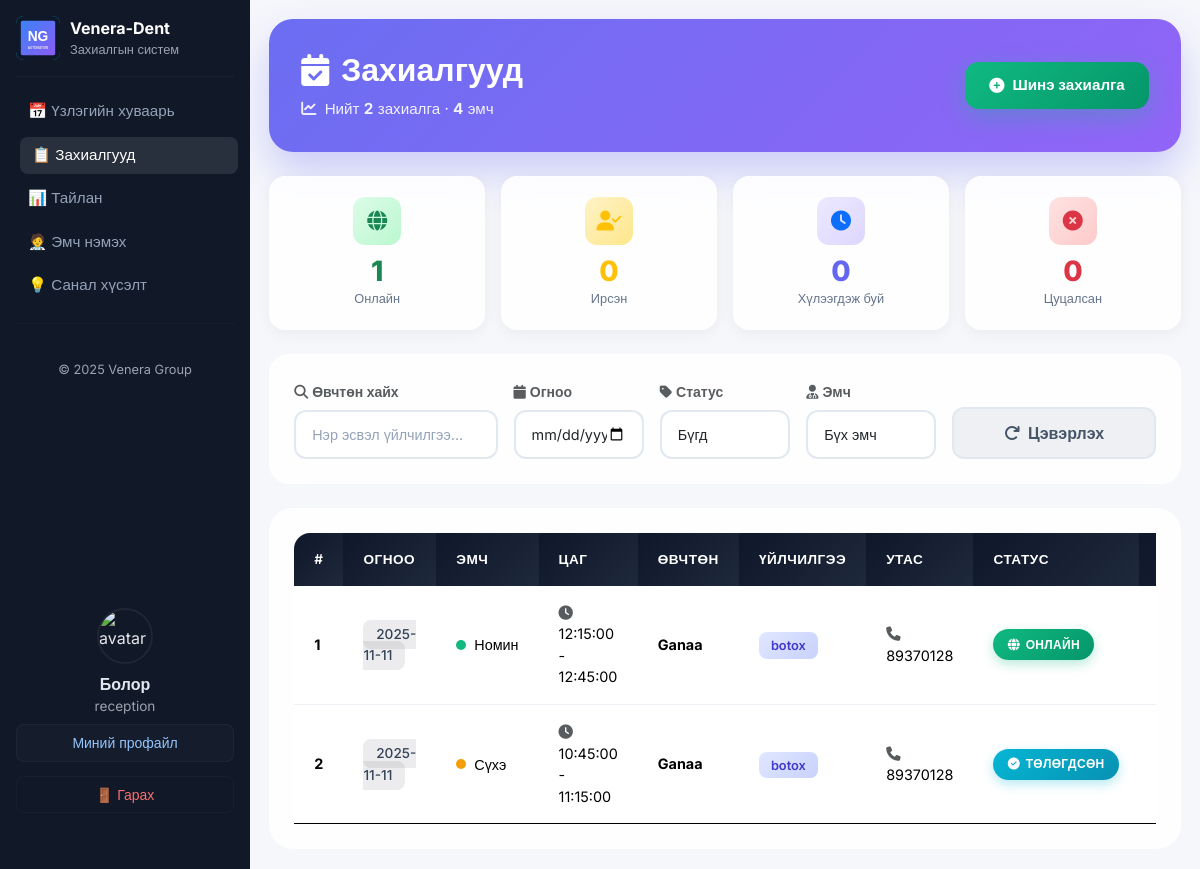
The app's page /bookings.php (signed in) with its own data.
### tables this page shows
CREATE TABLE IF NOT EXISTS `bookings` (
  `id` int(11) NOT NULL AUTO_INCREMENT,
  `doctor_id` int(11) DEFAULT NULL,
  `clinic` varchar(50) DEFAULT 'venera',
  `date` date NOT NULL,
  `start_time` time NOT NULL,
  `end_time` time NOT NULL,
  `patient_name` varchar(255) NOT NULL,
  `gender` varchar(20) DEFAULT NULL,
  `visit_count` int(11) DEFAULT 1,
  `phone` varchar(20) DEFAULT NULL,
  `note` text DEFAULT NULL,
  `service_name` varchar(255) DEFAULT NULL,
  `price` decimal(10,2) DEFAULT 0.00,
  `status` varchar(20) DEFAULT 'online',
  `created_at` timestamp NULL DEFAULT current_timestamp(),
  `source` varchar(50) DEFAULT NULL,
  `department` varchar(100) DEFAULT NULL,
  PRIMARY KEY (`id`),
  KEY `idx_clinic_date` (`clinic`,`date`),
  KEY `idx_doctor_date` (`doctor_id`,`date`)
);

CREATE TABLE IF NOT EXISTS `doctors` (
  `id` int(11) NOT NULL AUTO_INCREMENT,
  `name` varchar(255) NOT NULL,
  `specialty` varchar(100) DEFAULT 'Ерөнхий эмч',
  `color` varchar(7) DEFAULT '#0d6efd',
  `clinic` varchar(50) DEFAULT 'venera',
  `active` tinyint(4) DEFAULT 1,
  `show_in_calendar` tinyint(4) DEFAULT 1,
  `sort_order` int(11) DEFAULT NULL,
  `created_at` timestamp NULL DEFAULT current_timestamp(),
  PRIMARY KEY (`id`)
);

### config.php (called while the page is built, shortened)
<?php
function db() {
    static $pdo = null;
    if ($pdo) return $pdo;
    try {
        $pdo = new PDO(
            'mysql:host=' . DB_HOST . ';port=' . DB_PORT . ';dbname=' . DB_NAME . ';charset=utf8mb4',
            DB_USER,
            DB_PASS,
            [
                PDO::ATTR_ERRMODE => PDO::ERRMODE_EXCEPTION,
                PDO::ATTR_DEFAULT_FETCH_MODE => PDO::FETCH_ASSOC
            ]
        );
    } catch (PDOException $e) {
        http_response_code(500);
        echo '❌ DB connection failed: ' . htmlspecialchars($e->getMessage());
        exit;
    }
    return $pdo;
}
?>

### public/bookings.php (the view, shortened to what this page needs)
<?php
require_once __DIR__ . '/../config.php';
$currentUser = current_user();
$clinic = $currentUser['clinic_id'] ?? $_SESSION['clinic_id'] ?? 'venera';
$userClinicRaw = $currentUser['clinic_id'] ?? 'venera';
if ($userClinicRaw === 'all') {
    $st = db()->query("
      SELECT
        b.*,
        d.name AS doctor_name,
        d.color AS doctor_color
      FROM bookings b
      LEFT JOIN doctors d ON d.id = b.doctor_id
      ORDER BY b.date DESC, b.start_time DESC
    ");
    $rows = $st->fetchAll();
} else {
    $st = db()->prepare("
      SELECT
        b.*,
        d.name AS doctor_name,
        d.color AS doctor_color
      FROM bookings b
      LEFT JOIN doctors d ON d.id = b.doctor_id
      WHERE b.clinic = ?
      ORDER BY b.date DESC, b.start_time DESC
    ");
    $st->execute([$clinic]);
    $rows = $st->fetchAll();
}
$st = db()->prepare("SELECT * FROM doctors WHERE clinic = ? AND active = 1 ORDER BY name");
$st->execute([$clinic]);
$doctors = $st->fetchAll();
if ($userClinicRaw === 'all') {
    $statusCounts = db()->query("
      SELECT
        SUM(CASE WHEN status='online' THEN 1 ELSE 0 END) AS online_count,
        SUM(CASE WHEN status='arrived' THEN 1 ELSE 0 END) AS arrived_count,
        SUM(CASE WHEN status='pending' THEN 1 ELSE 0 END) AS pending_count,
        SUM(CASE WHEN status='cancelled' THEN 1 ELSE 0 END) AS cancelled_count
      FROM bookings
    ");
} else {
    $statusCounts = db()->prepare("
      SELECT
        SUM(CASE WHEN status='online' THEN 1 ELSE 0 END) AS online_count,
        SUM(CASE WHEN status='arrived' THEN 1 ELSE 0 END) AS arrived_count,
        SUM(CASE WHEN status='pending' THEN 1 ELSE 0 END) AS pending_count,
        SUM(CASE WHEN status='cancelled' THEN 1 ELSE 0 END) AS cancelled_count
      FROM bookings
      WHERE clinic = ?
    ");
    $statusCounts->execute([$clinic]);
}
$statuses = $statusCounts->fetch(PDO::FETCH_ASSOC);
$onlineCount = $statuses['online_count'] ?? 0;
$arrivedCount = $statuses['arrived_count'] ?? 0;
$pendingCount = $statuses['pending_count'] ?? 0;
$cancelledCount = $statuses['cancelled_count'] ?? 0;
?>
<!doctype html>
<html lang="mn">
<head>
  <link href="https://cdn.jsdelivr.net/npm/bootstrap@5.3.3/dist/css/bootstrap.min.css" rel="stylesheet">
  <link href="https://cdnjs.cloudflare.com/ajax/libs/font-awesome/6.4.0/css/all.min.css" rel="stylesheet">
</head>
<body>
  <?php include __DIR__ . '/../partials/sidebar.php'; ?>
  <main>
    <div class="page-header">
      <div class="d-flex justify-content-between align-items-center flex-wrap gap-3">
        <div>
          <h2><i class="fas fa-calendar-check"></i> Захиалгууд</h2>
          <p class="subtitle mb-0">
            <i class="fas fa-chart-line me-1"></i>
            Нийт <strong><?= count($rows) ?></strong> захиалга · <strong><?= count($doctors) ?></strong> эмч
          </p>
        </div>
        <button id="addBtn" class="btn-add">
          <i class="fas fa-plus-circle"></i>
          Шинэ захиалга
        </button>
      </div>
    </div>
    <div class="stats-row">
      <div class="stat-card">
        <div class="icon" style="background: linear-gradient(135deg, #dcfce7 0%, #bbf7d0 100%);">
          <i class="fas fa-globe text-success"></i>
        </div>
        <div class="number text-success"><?= $onlineCount ?></div>
        <div class="label">Онлайн</div>
      </div>
      <div class="stat-card">
        <div class="icon" style="background: linear-gradient(135deg, #fef3c7 0%, #fde68a 100%);">
          <i class="fas fa-user-check text-warning"></i>
        </div>
        <div class="number text-warning"><?= $arrivedCount ?></div>
        <div class="label">Ирсэн</div>
      </div>
      <div class="stat-card">
        <div class="icon" style="background: linear-gradient(135deg, #ede9fe 0%, #ddd6fe 100%);">
          <i class="fas fa-clock text-primary"></i>
        </div>
        <div class="number" style="color: var(--primary);"><?= $pendingCount ?></div>
        <div class="label">Хүлээгдэж буй</div>
      </div>
      <div class="stat-card">
        <div class="icon" style="background: linear-gradient(135deg, #fee2e2 0%, #fecaca 100%);">
          <i class="fas fa-times-circle text-danger"></i>
        </div>
        <div class="number text-danger"><?= $cancelledCount ?></div>
        <div class="label">Цуцалсан</div>
      </div>
    </div>
    <div class="filter-section">
      <div class="row g-3 align-items-end">
        <div class="col-lg-3 col-md-6">
          <label class="form-label fw-semibold text-muted small">
            <i class="fas fa-search me-1"></i>Өвчтөн хайх
          </label>
          <input type="text" id="filterPatient" class="form-control" placeholder="Нэр эсвэл үйлчилгээ...">
        </div>
        <div class="col-lg-2 col-md-6">
          <label class="form-label fw-semibold text-muted small">
            <i class="fas fa-calendar me-1"></i>Огноо
          </label>
          <input type="date" id="filterDate" class="form-control">
        </div>
        <div class="col-lg-2 col-md-6">
          <label class="form-label fw-semibold text-muted small">
            <i class="fas fa-tag me-1"></i>Статус
          </label>
          <select id="filterStatus" class="form-select">
            <option value="">Бүгд</option>
          </select>
        </div>
        <div class="col-lg-2 col-md-6">
          <label class="form-label fw-semibold text-muted small">
            <i class="fas fa-user-md me-1"></i>Эмч
          </label>
          <select id="filterDoctor" class="form-select">
            <option value="">Бүх эмч</option>
          </select>
        </div>
        <div class="col-lg-3 col-md-12">
          <button id="clearFilter" class="btn btn-clear w-100">
            <i class="fas fa-redo me-2"></i>Цэвэрлэх
          </button>
        </div>
      </div>
    </div>
    <div class="table-container">
      <div class="table-responsive">
        <table class="table" id="bookingsTable">
          <thead>
            <tr>
              <th>#</th>
              <th>Огноо</th>
              <th>Эмч</th>
              <th>Цаг</th>
              <th>Өвчтөн</th>
              <th>Үйлчилгээ</th>
              <th>Утас</th>
              <th>Статус</th>
              <th class="text-end">Үйлдэл</th>
            </tr>
          </thead>
          <tbody id="bookingsBody">
            <?php if (empty($rows)): ?>
              <tr>
                <td colspan="9">
                  <div class="empty-state">
                    <i class="fas fa-calendar-times"></i>
                    <h5>Захиалга байхгүй байна</h5>
                    <p>Шинэ захиалга нэмэхийн тулд дээрх товчийг дарна уу</p>
                  </div>
                </td>
              </tr>
            <?php else: ?>
              <?php foreach ($rows as $i => $r): ?>
                <tr
                  data-date="<?= htmlspecialchars($r['date']) ?>"
                  data-status="<?= htmlspecialchars($r['status']) ?>"
                  data-doctor="<?= $r['doctor_id'] ?>"
                  data-patient="<?= htmlspecialchars(mb_strtolower($r['patient_name'])) ?>"
                  data-service="<?= htmlspecialchars(mb_strtolower($r['service_name'] ?? '')) ?>">
                  <td><strong><?= $i+1 ?></strong></td>
                  <td>
                    <span class="date-badge"><?= htmlspecialchars($r['date']) ?></span>
                  </td>
                  <td>
                    <div class="doctor-chip">
                      <span class="dot" style="background:<?= htmlspecialchars($r['doctor_color'] ?? '#6366f1') ?>;"></span>
                      <?= htmlspecialchars($r['doctor_name'] ?? '—') ?>
                    </div>
                  </td>
                  <td>
                    <i class="fas fa-clock text-muted me-1"></i>
                    <?= htmlspecialchars($r['start_time']) ?> - <?= htmlspecialchars($r['end_time']) ?>
                  </td>
                  <td><strong><?= htmlspecialchars($r['patient_name']) ?></strong></td>
                  <td>
                    <?php if (!empty($r['service_name'])): ?>
                      <span class="service-badge"><?= htmlspecialchars($r['service_name']) ?></span>
                    <?php else: ?>
                      <span class="text-muted">—</span>
                    <?php endif; ?>
                  </td>
                  <td>
                    <i class="fas fa-phone text-muted me-1"></i>
                    <?= htmlspecialchars($r['phone']) ?>
                  </td>
                  <td>
                    <?php
                      $statusLabels = [
                        'pending' => ['Хүлээгдэж буй', 'status-pending', 'fa-hourglass-half'],
                        'online' => ['Онлайн', 'status-online', 'fa-globe'],
                        'arrived' => ['Ирсэн', 'status-arrived', 'fa-user-check'],
                        'paid' => ['Төлөгдсөн', 'status-paid', 'fa-check-circle'],
                        'cancelled' => ['Цуцалсан', 'status-cancelled', 'fa-times-circle']
                      ];
                      $st = $statusLabels[$r['status']] ?? ['Тодорхойгүй', 'status-pending', 'fa-question'];
                    ?>
                    <span class="status-badge <?= $st[1] ?>">
                      <i class="fas <?= $st[2] ?>"></i>
                      <?= $st[0] ?>
                    </span>
                  </td>
                  <td class="text-end">
                  </td>
                </tr>
              <?php endforeach; ?>
            <?php endif; ?>
          </tbody>
        </table>
      </div>
    </div>
  </main>
</body>
</html>

### partials/sidebar.php (style rules this page uses)
:root { --sidebar-bg: #111827; --sidebar-text: #e5e7eb; --sidebar-hover: rgba(255,255,255,0.1); --light-bg: #f6f7fb; }
body { background: var(--light-bg); font-family: "Inter", sans-serif; margin: 0; color: #333; transition: background 0.3s, color 0.3s; }
main { margin-left: 250px; padding: 1.2rem; background: var(--light-bg); min-height: 100vh; transition: margin-left 0.3s ease; }

### records on screen
bookings: date "2025-11-11", doctor.name "Номин", start_time "12:15:00", end_time "12:45:00", patient_name "Ganaa", service_name "botox", phone "89370128", status "ОНЛАЙН"
bookings: date "2025-11-11", doctor.name "Сүхэ", start_time "10:45:00", end_time "11:15:00", patient_name "Ganaa", service_name "botox", phone "89370128", status "ТӨЛӨГДСӨН"

### other values on screen
$name "Болор"
$role "reception"
count($rows) "2"
count($doctors) "4"
$onlineCount "1"
$arrivedCount "0"
$pendingCount "0"
$cancelledCount "0"
